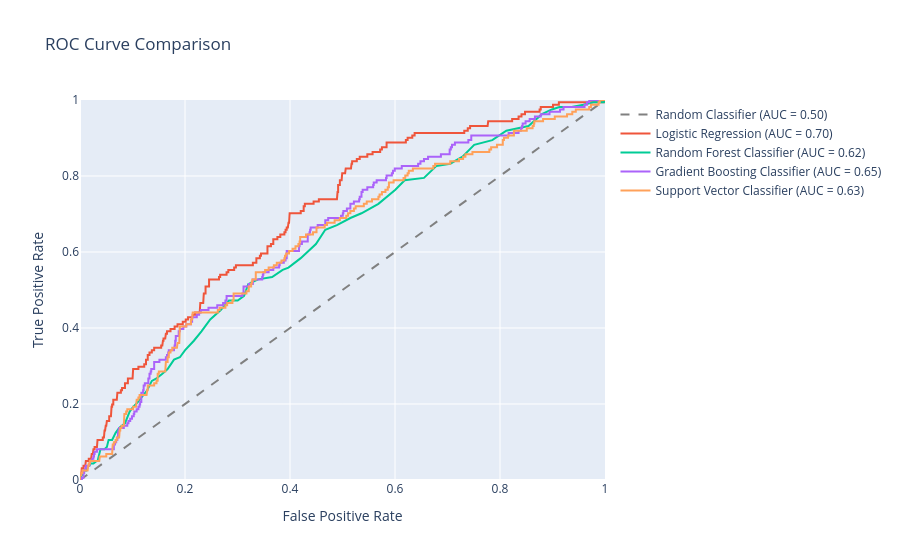

Notebook code cell kept with this figure:
### Code cell
results = {}
roc_curves = {}

for name, model in trained_models.items():
    try:
        y_pred = model.predict(X_test_scaled)
        y_proba = model.predict_proba(X_test_scaled)[:, 1] if hasattr(model, 'predict_proba') else [0] * len(y_test)

        accuracy = accuracy_score(y_test, y_pred)
        precision = precision_score(y_test, y_pred, zero_division=0)
        recall = recall_score(y_test, y_pred, zero_division=0)
        f1 = f1_score(y_test, y_pred, zero_division=0)
        roc_auc = roc_auc_score(y_test, y_proba) if hasattr(model, 'predict_proba') else 0

        results[name] = {
            'Accuracy': accuracy,
            'Precision': precision,
            'Recall': recall,
            'F1-Score': f1,
            'ROC AUC': roc_auc
        }
        logging.info(f"Evaluation for {name}:")
        logging.info(f"  Accuracy: {accuracy:.4f}, Precision: {precision:.4f}, Recall: {recall:.4f}, F1-Score: {f1:.4f}, ROC AUC: {roc_auc:.4f}")

        # Store ROC curve data
        if hasattr(model, 'predict_proba'):
            fpr, tpr, _ = roc_curve(y_test, y_proba)
            roc_curves[name] = {'fpr': fpr, 'tpr': tpr, 'auc': roc_auc}

        # Confusion Matrix
        cm = confusion_matrix(y_test, y_pred)
        logging.info(f"  Confusion Matrix for {name}:\n{cm}")

    except Exception as e:
        logging.error(f"Error evaluating {name}: {e}")

# Display results in a DataFrame
results_df = pd.DataFrame(results).T
print("\n--- Model Evaluation Results ---")
print(results_df.sort_values(by='F1-Score', ascending=False))

# Plot ROC curves
fig_roc = go.Figure()
fig_roc.add_trace(go.Scatter(x=[0, 1], y=[0, 1], mode='lines', name='Random Classifier (AUC = 0.50)',
                                line=dict(dash='dash', color='gray')))

for name, data in roc_curves.items():
    fig_roc.add_trace(go.Scatter(x=data['fpr'], y=data['tpr'], mode='lines',
                                    name=f'{name} (AUC = {data["auc"]:.2f})'))

fig_roc.update_layout(title='ROC Curve Comparison',
                        xaxis_title='False Positive Rate',
                        yaxis_title='True Positive Rate',
                        xaxis=dict(range=[0, 1]), yaxis=dict(range=[0, 1]),
                        showlegend=True)
fig_roc.show()
logging.info("Displayed ROC curve comparison for all models.")

logging.error("Test data or trained models not available for evaluation.")

### Figure 1 — Plotly figure (JSON) as saved in the notebook; plotly's stock layout.template omitted (floating-point values rounded to 4 significant figures; data arrays with more than 128 entries replaced by an {"elided": "..."} marker saying what was removed)
{"data": [{"line": {"color": "gray", "dash": "dash"}, "mode": "lines", "name": "Random Classifier (AUC = 0.50)", "type": "scatter", "x": [0, 1], "y": [0, 1]}, {"mode": "lines", "name": "Logistic Regression (AUC = 0.70)", "type": "scatter", "x": {"elided": "252 float values"}, "y": {"elided": "252 float values"}}, {"mode": "lines", "name": "Random Forest Classifier (AUC = 0.62)", "type": "scatter", "x": [0.0, 0.001112, 0.001112, 0.002225, 0.004449, 0.004449, 0.005562, 0.007786, 0.007786, 0.008899, 0.01112, 0.01224, 0.01557, 0.0178, 0.02002, 0.02225, 0.02336, 0.02558, 0.03115, 0.03337, 0.0356, 0.03671, 0.03893, 0.04561, 0.04672, 0.05117, 0.05451, 0.06118, 0.06785, 0.07453, 0.08565, 0.09455, 0.1012, 0.1101, 0.1279, 0.1368, 0.1457, 0.1568, 0.1669, 0.1791, 0.1902, 0.2002, 0.2169, 0.2314, 0.2481, 0.2681, 0.2836, 0.3003, 0.3126, 0.3204, 0.3393, 0.366, 0.386, 0.3971, 0.4205, 0.4494, 0.4672, 0.4894, 0.515, 0.5362, 0.5684, 0.6007, 0.6185, 0.6552, 0.6785, 0.7052, 0.7286, 0.7508, 0.7853, 0.812, 0.8343, 0.8543, 0.8799, 0.8988, 0.9132, 0.9366, 0.9588, 0.9778, 0.9922, 0.9978, 1.0], "y": [0.0, 0.0, 0.006211, 0.01242, 0.01242, 0.01863, 0.01863, 0.01863, 0.02484, 0.02484, 0.02484, 0.02484, 0.03727, 0.03727, 0.04348, 0.04348, 0.04348, 0.04348, 0.04969, 0.04969, 0.06211, 0.06832, 0.08075, 0.08075, 0.08075, 0.08696, 0.1056, 0.1056, 0.1242, 0.1366, 0.1491, 0.1801, 0.1925, 0.205, 0.236, 0.2609, 0.2671, 0.2795, 0.2919, 0.3168, 0.323, 0.3416, 0.3665, 0.3913, 0.4224, 0.4472, 0.472, 0.472, 0.4845, 0.5155, 0.528, 0.5342, 0.5528, 0.559, 0.5839, 0.6211, 0.6584, 0.6708, 0.6894, 0.7019, 0.7267, 0.764, 0.7888, 0.795, 0.8261, 0.8323, 0.8509, 0.882, 0.8944, 0.9193, 0.9255, 0.9317, 0.9627, 0.9752, 0.9814, 0.9814, 0.9876, 0.9938, 0.9938, 0.9938, 1.0]}, {"mode": "lines", "name": "Gradient Boosting Classifier (AUC = 0.65)", "type": "scatter", "x": {"elided": "267 float values"}, "y": {"elided": "267 float values"}}, {"mode": "lines", "name": "Support Vector Classifier (AUC = 0.63)", "type": "scatter", "x": {"elided": "262 float values"}, "y": {"elided": "262 float values"}}], "layout": {"showlegend": true, "title": {"text": "ROC Curve Comparison"}, "xaxis": {"range": [0, 1], "title": {"text": "False Positive Rate"}}, "yaxis": {"range": [0, 1], "title": {"text": "True Positive Rate"}}}}
